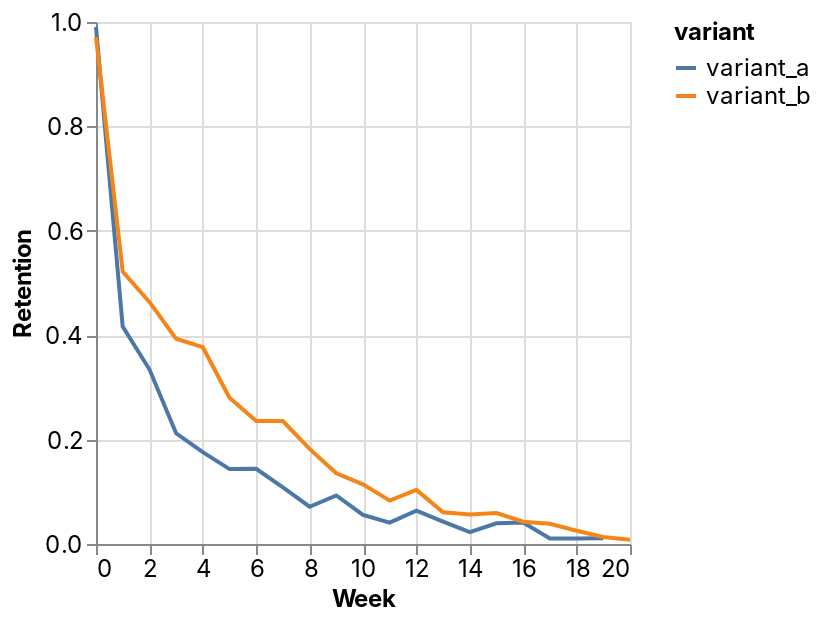

The notebook cell this image was saved under:
### Code cell
DeepnoteChart(retention, """{"data":{"name":"placeholder"},"mark":{"type":"line","tooltip":{"content":"data"}},"height":220,"$schema":"https://vega.github.io/schema/vega-lite/v4.json","autosize":{"type":"fit"},"encoding":{"x":{"sort":null,"type":"quantitative","field":"Week","scale":{"type":"linear","zero":false}},"y":{"sort":null,"type":"quantitative","field":"Retention","scale":{"type":"linear","zero":false}},"color":{"sort":null,"type":"nominal","field":"variant","scale":{"type":"linear","zero":false}}}}""")

### Figure 1 — Vega-Lite specification as saved in the notebook (floating-point values rounded to 4 significant figures)
{"config": {"view": {"continuousWidth": 400, "continuousHeight": 300}, "area": {"fill": "#51C0E9"}, "axis": {"labelFont": "Inter, sans-serif", "labelFontSize": 12, "labelFontWeight": "normal", "labelLimit": 60, "labelOverlap": "greedy", "titleFont": "Inter, sans-serif", "titleFontSize": 12, "titleFontWeight": "bold"}, "background": "#ffffff", "legend": {"labelFont": "Inter, sans-serif", "labelFontSize": 12, "titleFont": "Inter, sans-serif", "titleFontSize": 12, "titleFontWeight": "bold"}, "line": {"stroke": "#51C0E9", "strokeWidth": 2}, "rect": {"fill": "#51C0E9"}, "title": {"anchor": "start", "color": "#000000", "font": "Inter, sans-serif", "fontSize": 22, "fontWeight": "normal"}}, "data": {"name": "data-c180d2ca474f94d0c0b075e916807c92"}, "mark": {"type": "line", "tooltip": {"content": "data"}}, "autosize": {"type": "fit"}, "encoding": {"color": {"type": "nominal", "field": "variant", "scale": {"type": "linear", "zero": false}, "sort": null}, "x": {"type": "quantitative", "field": "Week", "scale": {"type": "linear", "zero": false}, "sort": null}, "y": {"type": "quantitative", "field": "Retention", "scale": {"type": "linear", "zero": false}, "sort": null}}, "height": 300, "width": "container", "$schema": "https://vega.github.io/schema/vega-lite/v4.json", "datasets": {"data-c180d2ca474f94d0c0b075e916807c92": [{"Week": 0.0, "Retention": 0.9905, "variant": "variant_a"}, {"Week": 1.0, "Retention": 0.4165, "variant": "variant_a"}, {"Week": 2.0, "Retention": 0.3347, "variant": "variant_a"}, {"Week": 3.0, "Retention": 0.2121, "variant": "variant_a"}, {"Week": 4.0, "Retention": 0.176, "variant": "variant_a"}, {"Week": 5.0, "Retention": 0.1435, "variant": "variant_a"}, {"Week": 6.0, "Retention": 0.144, "variant": "variant_a"}, {"Week": 7.0, "Retention": 0.1085, "variant": "variant_a"}, {"Week": 8.0, "Retention": 0.07139, "variant": "variant_a"}, {"Week": 9.0, "Retention": 0.09306, "variant": "variant_a"}, {"Week": 10.0, "Retention": 0.05583, "variant": "variant_a"}, {"Week": 11.0, "Retention": 0.04083, "variant": "variant_a"}, {"Week": 12.0, "Retention": 0.06371, "variant": "variant_a"}, {"Week": 13.0, "Retention": 0.04288, "variant": "variant_a"}, {"Week": 14.0, "Retention": 0.02288, "variant": "variant_a"}, {"Week": 15.0, "Retention": 0.03955, "variant": "variant_a"}, {"Week": 16.0, "Retention": 0.04121, "variant": "variant_a"}, {"Week": 17.0, "Retention": 0.01053, "variant": "variant_a"}, {"Week": 18.0, "Retention": 0.01053, "variant": "variant_a"}, {"Week": 19.0, "Retention": 0.01111, "variant": "variant_a"}, {"Week": 0.0, "Retention": 0.9714, "variant": "variant_b"}, {"Week": 1.0, "Retention": 0.5217, "variant": "variant_b"}, {"Week": 2.0, "Retention": 0.4637, "variant": "variant_b"}, {"Week": 3.0, "Retention": 0.3932, "variant": "variant_b"}, {"Week": 4.0, "Retention": 0.377, "variant": "variant_b"}, {"Week": 5.0, "Retention": 0.2804, "variant": "variant_b"}, {"Week": 6.0, "Retention": 0.2357, "variant": "variant_b"}, {"Week": 7.0, "Retention": 0.2354, "variant": "variant_b"}, {"Week": 8.0, "Retention": 0.1822, "variant": "variant_b"}, {"Week": 9.0, "Retention": 0.1355, "variant": "variant_b"}, {"Week": 10.0, "Retention": 0.1142, "variant": "variant_b"}, {"Week": 11.0, "Retention": 0.08309, "variant": "variant_b"}, {"Week": 12.0, "Retention": 0.1036, "variant": "variant_b"}, {"Week": 13.0, "Retention": 0.06075, "variant": "variant_b"}, {"Week": 14.0, "Retention": 0.05673, "variant": "variant_b"}, {"Week": 15.0, "Retention": 0.05938, "variant": "variant_b"}, {"Week": 16.0, "Retention": 0.04278, "variant": "variant_b"}, {"Week": 17.0, "Retention": 0.03881, "variant": "variant_b"}, {"Week": 18.0, "Retention": 0.02548, "variant": "variant_b"}, {"Week": 19.0, "Retention": 0.01337, "variant": "variant_b"}, {"Week": 20.0, "Retention": 0.007937, "variant": "variant_b"}]}}
